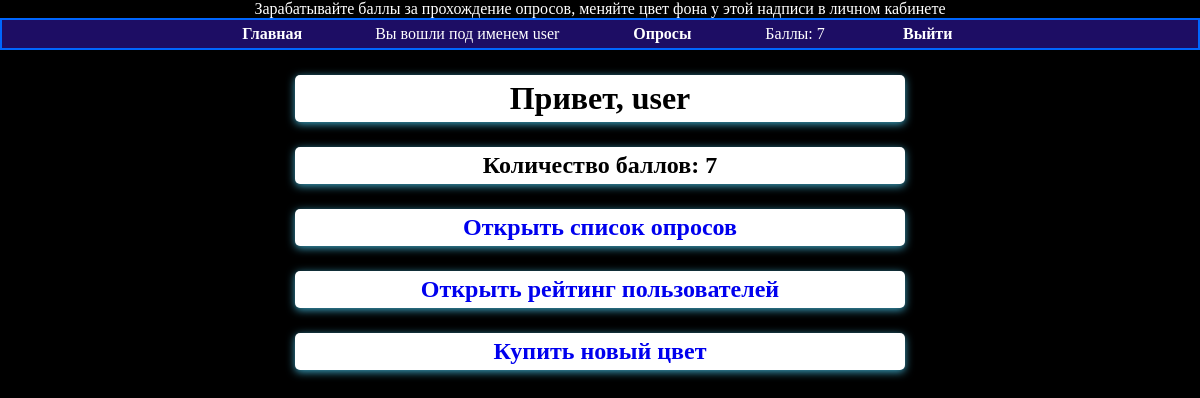
Page / (signed in) on the committed database.
### base/models.py (models this page shows, shortened)
class MyUser(AbstractBaseUser):
    login = models.CharField(
        verbose_name='Логин',
        max_length=20,
        unique=True,
        null=True,
    )
    chain = models.PositiveIntegerField(default=0, verbose_name='Валюта')
    user_color = models.ForeignKey(UserColor, on_delete=models.CASCADE, null=True, verbose_name='Цвет')
    count_of_tests = models.PositiveIntegerField(default=0, verbose_name='Количество пройденных тестов')
    is_active = models.BooleanField(default=True)
    is_admin = models.BooleanField(default=False)
    objects = MyUserManager()
    USERNAME_FIELD = 'login'
    class Meta:
        verbose_name = 'Пользователя'
        verbose_name_plural = 'Список пользователей'

### base/views.py (the view)
# urls.py: path('', views.Home.as_view(), name='home'),
class Home(TemplateView):
    template_name = 'base/home.html'

### base/models.py (called while the page is built)
    def __str__(self):
        return self.color

### base/templates/base/home.html (shortened to what this page needs)
{% extends "base.html" %}
{% block content %}
    <h1>Привет, {{ user.login|default:'Гость' }}</h1>
    {% if user.is_authenticated %}
        <h2>Количество баллов: {{ user.chain }}</h2>
        <h2><a class='list' href="{% url 'list_questions' %}">Открыть список опросов</a></h2>
        <h2><a class='list' href="{% url 'user-list' %}">Открыть рейтинг пользователей</a></h2>
        <h2><a class='list' href="{% url 'color-list' %}">Купить новый цвет</a></h2>
    {% else %}
        <h2><a class='list' href="{% url 'signup' %}">Зарегистрироваться</a></h2>
        <h2><a class='list' href="{% url 'login' %}">Войти</a></h2>
    {% endif %}
{% endblock %}

### templates/base.html (shortened to what this page needs)
{% load static %}
<!DOCTYPE html>
<html lang="en">
<head>
    <link rel="stylesheet" href=" {% static 'css/base.css' %}">
</head>
<body id="change-color">
<div id="change-color">
    <span id="change-color" class="text">Зарабатывайте баллы за прохождение опросов, меняйте цвет фона у этой надписи в личном кабинете</span><br>
    <ul id="navbar">
        {% if user.is_authenticated %}
            <li {% if section == "home" %}class="selected"{% endif %}>
                <a href="{% url "home" %}">Главная</a>
            </li>
            <li> Вы вошли под именем {{ request.user.login }}
            <li><a href="{% url 'list_questions' %}">Опросы</a></li>
            <li>Баллы: {{ user.chain }}</li>
            <li><a href="{% url 'logout' %}">Выйти</a></li>
        {% else %}
            <li><a href="{% url "login" %}">Войти</a></li>
            <li><a href="{% url 'signup' %}">Регистрация</a></li>
            <li><a href="{% url 'home' %}">Главная</a></li>
        {% endif %}
    </ul>
</div>
<div id="content">
    {% block content %}
    {% endblock %}
</div>
</body>
</html>

### static/css/base.css (style rules this page uses)
body { height: 100%; padding: 0; margin: 0; color: gray; }
html { background-size: cover; }
h1, h2 { background-color: white; color: black; width: 50%; margin: 25px auto 5px; text-align: center; padding: 5px; border-radius: 5px; box-shadow: 0 2px 8px #3ca3c1; }
li { list-style-type: none; color: white; }
a { text-decoration: none; }
#navbar { margin: 0; padding: 0; list-style-type: none; }
#navbar li { display: inline; }
#navbar { margin: 0; padding: 0; list-style-type: none; border: 2px solid #0066FF; text-align: center; background-color: #1d0d64; }
#navbar a { color: #fff; padding: 5px 10px; text-decoration: none; font-weight: bold; display: inline-block; width: 130px; margin-right: 2%; margin-left: 2%; }
#change-color { text-align: center; }

### rows in the picture
MyUser: user.login "user", chain "7", login "user"
